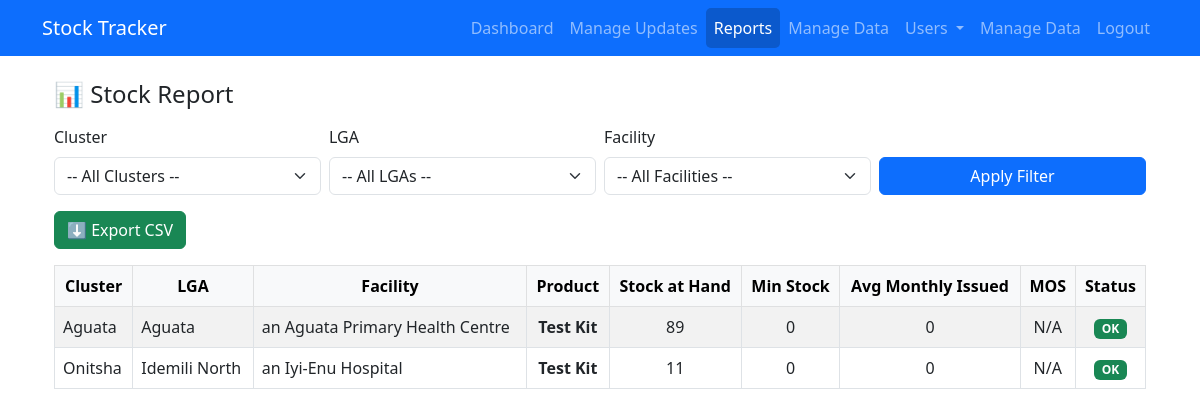
The page /report (signed in) on the database as committed earlier.
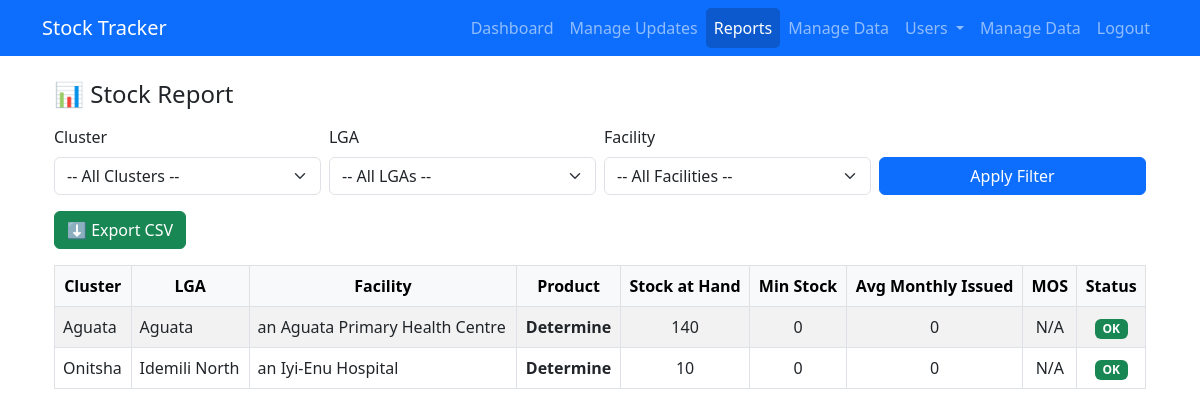
The same page on the database as committed later.
### models.py (models this page shows, shortened)
class Product(db.Model):
    id = db.Column(db.Integer, primary_key=True)
    name = db.Column(db.String(120), nullable=False)
    unit = db.Column(db.String(30))
    facility_products = db.relationship('FacilityProduct', backref='product', lazy=True)
    transactions = db.relationship('StockTransaction', backref='product', lazy=True)

class Facility(db.Model):
    id = db.Column(db.Integer, primary_key=True)
    name = db.Column(db.String(150), nullable=False)
    lga_id = db.Column(db.Integer, db.ForeignKey('lga.id'), nullable=False)
    facility_products = db.relationship('FacilityProduct', backref='facility', lazy=True)

### app.py (the view)
@app.route('/report')
def report():
    cluster_id, lga_id, facility_id = get_user_scope_filters(
        request.args.get("cluster_id", type=int),
        request.args.get("lga_id", type=int),
        request.args.get("facility_id", type=int)
    )
    clusters, lgas, facilities = get_dropdowns(cluster_id, lga_id, facility_id)
    report_rows = build_stock_report_rows(cluster_id, lga_id, facility_id)
    return render_template(
        "report.html",
        clusters=clusters,
        lgas=lgas,
        facilities=facilities,
        cluster_id=cluster_id,
        lga_id=lga_id,
        facility_id=facility_id,
        rows=report_rows
    )

### app.py (called while the page is built)
@login_manager.user_loader
def load_user(user_id):
    return User.query.get(int(user_id))

### auth/scope_utils.py (called while the page is built, shortened)
def get_user_scope_filters(cluster_id=None, lga_id=None, facility_id=None):
    if current_user.role == 'super':
        return cluster_id, lga_id, facility_id

### templates/report.html (shortened to what this page needs)
{% extends 'base.html' %}
{% block content %}
<div class="container mt-4">
  <h4 class="mb-3">📊 Stock Report</h4>
  <form method="get" action="{{ url_for('report') }}" class="row g-2 mb-3">
    <div class="col-md-3">
      <label class="form-label">Cluster</label>
      <select name="cluster_id" id="cluster" class="form-select">
        <option value="">-- All Clusters --</option>
      </select>
    </div>
    <div class="col-md-3">
      <label class="form-label">LGA</label>
      <select name="lga_id" id="lga" class="form-select">
        <option value="">-- All LGAs --</option>
      </select>
    </div>
    <div class="col-md-3">
      <label class="form-label">Facility</label>
      <select name="facility_id" id="facility" class="form-select">
        <option value="">-- All Facilities --</option>
      </select>
    </div>
    <div class="col-md-3 d-flex align-items-end">
      <button type="submit" class="btn btn-primary w-100">Apply Filter</button>
    </div>
  </form>
  <div class="mb-3">
    <a href="{{ url_for('export_report', cluster_id=cluster_id, lga_id=lga_id, facility_id=facility_id) }}" class="btn btn-success">
      ⬇️ Export CSV
    </a>
  </div>
  <table class="table table-bordered table-striped align-middle text-center">
    <thead class="table-light">
      <tr>
        <th>Cluster</th>
        <th>LGA</th>
        <th>Facility</th>
        <th>Product</th>
        <th>Stock at Hand</th>
        <th>Min Stock</th>
        <th>Avg Monthly Issued</th>
        <th>MOS</th>
        <th>Status</th>
      </tr>
    </thead>
    <tbody>
      {% for row in rows %}
      <tr>
        <td class="text-start">{{ row.cluster }}</td>
        <td class="text-start">{{ row.lga }}</td>
        <td class="text-start">{{ row.facility }}</td>
        <td class="fw-semibold">{{ row.product }}</td>
        <td>{{ row.stock_at_hand }}</td>
        <td>{{ row.min_stock }}</td>
        <td>{{ row.avg_monthly_issued }}</td>
        <td>{{ row.mos }}</td>
        <td>
          {% if row.status == 'Below Min' %}
            <span class="badge bg-danger">Below Min</span>
          {% elif row.status == 'OK' %}
            <span class="badge bg-success">OK</span>
          {% elif row.status == 'Overstocked' %}
            <span class="badge bg-warning text-dark">Overstocked</span>
          {% else %}
            <span class="badge bg-secondary">{{ row.status }}</span>
          {% endif %}
        </td>
      </tr>
      {% endfor %}
    </tbody>
  </table>
</div>
{% endblock %}

Rows that differ between the two databases and show on the page:
changed Product "an Aguata Primary Health Centre": product "Test Kit" → "Determine"; stock_at_hand "89" → "140"; stock_at_hand "11" → "10"
